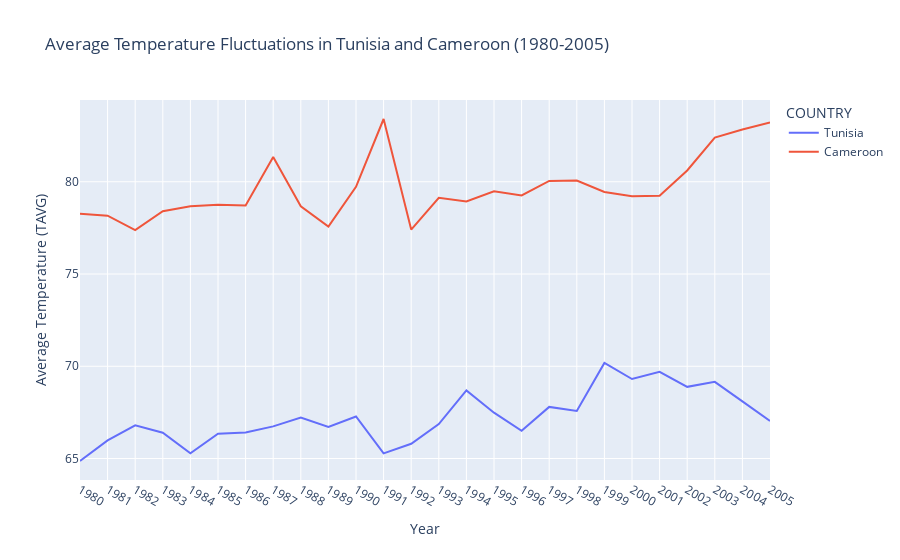

Notebook cell for this chart:
### Code cell
# Filter the data for Tunisia and Cameroon and for dates between 1980 and 2005
filtered_df = df_sorted[(df_sorted['DATE'] >= '1980-01-01') & (df_sorted['DATE'] <= '2005-12-31')]

# Aggregate data by year and calculate the mean TAVG
tunisia_avg = filtered_df[filtered_df['COUNTRY'] == 'Tunisia'].groupby(filtered_df['DATE'].dt.year)['TAVG'].mean().reset_index()
cameroon_avg = filtered_df[filtered_df['COUNTRY'] == 'Cameroon'].groupby(filtered_df['DATE'].dt.year)['TAVG'].mean().reset_index()

# Add country information to the dataframes
tunisia_avg['COUNTRY'] = 'Tunisia'
cameroon_avg['COUNTRY'] = 'Cameroon'

# Rename the DATE column to YEAR for clarity
tunisia_avg.rename(columns={'DATE': 'YEAR'}, inplace=True)
cameroon_avg.rename(columns={'DATE': 'YEAR'}, inplace=True)

# Combine the dataframes
combined_df = pd.concat([tunisia_avg, cameroon_avg])

# Plot the data using Plotly
fig = px.line(combined_df, x='YEAR', y='TAVG', color='COUNTRY', title='Average Temperature Fluctuations in Tunisia and Cameroon (1980-2005)')

# Customize axis labels
fig.update_layout(
    xaxis_title='Year',
    yaxis_title='Average Temperature (TAVG)',
    xaxis=dict(
        tickmode='linear',
        dtick=1  # Ensure the x-axis shows each year
    )
)

### Figure 1 — Plotly figure (JSON) as saved in the notebook; plotly's stock layout.template omitted (floating-point values rounded to 4 significant figures)
{"data": [{"hovertemplate": "COUNTRY=Tunisia<br>YEAR=%{x}<br>TAVG=%{y}<extra></extra>", "legendgroup": "Tunisia", "line": {"color": "#636efa", "dash": "solid"}, "marker": {"symbol": "circle"}, "mode": "lines", "name": "Tunisia", "orientation": "v", "showlegend": true, "type": "scatter", "x": [1980, 1981, 1982, 1983, 1984, 1985, 1986, 1987, 1988, 1989, 1990, 1991, 1992, 1993, 1994, 1995, 1996, 1997, 1998, 1999, 2000, 2001, 2002, 2003, 2004, 2005], "xaxis": "x", "y": [64.87, 65.98, 66.8, 66.4, 65.28, 66.34, 66.41, 66.74, 67.21, 66.71, 67.28, 65.28, 65.8, 66.86, 68.69, 67.48, 66.5, 67.8, 67.58, 70.18, 69.31, 69.7, 68.88, 69.16, 68.1, 67.04], "yaxis": "y"}, {"hovertemplate": "COUNTRY=Cameroon<br>YEAR=%{x}<br>TAVG=%{y}<extra></extra>", "legendgroup": "Cameroon", "line": {"color": "#EF553B", "dash": "solid"}, "marker": {"symbol": "circle"}, "mode": "lines", "name": "Cameroon", "orientation": "v", "showlegend": true, "type": "scatter", "x": [1980, 1981, 1982, 1983, 1984, 1985, 1986, 1987, 1988, 1989, 1990, 1991, 1992, 1993, 1994, 1995, 1996, 1997, 1998, 1999, 2000, 2001, 2002, 2003, 2004, 2005], "xaxis": "x", "y": [78.26, 78.16, 77.38, 78.41, 78.67, 78.75, 78.72, 81.34, 78.68, 77.57, 79.73, 83.4, 77.41, 79.13, 78.93, 79.48, 79.26, 80.04, 80.06, 79.44, 79.21, 79.24, 80.61, 82.4, 82.83, 83.22], "yaxis": "y"}], "layout": {"legend": {"title": {"text": "COUNTRY"}, "tracegroupgap": 0}, "title": {"text": "Average Temperature Fluctuations in Tunisia and Cameroon (1980-2005)"}, "xaxis": {"anchor": "y", "domain": [0, 1], "dtick": 1, "tickmode": "linear", "title": {"text": "Year"}}, "yaxis": {"anchor": "x", "domain": [0, 1], "title": {"text": "Average Temperature (TAVG)"}}}}
